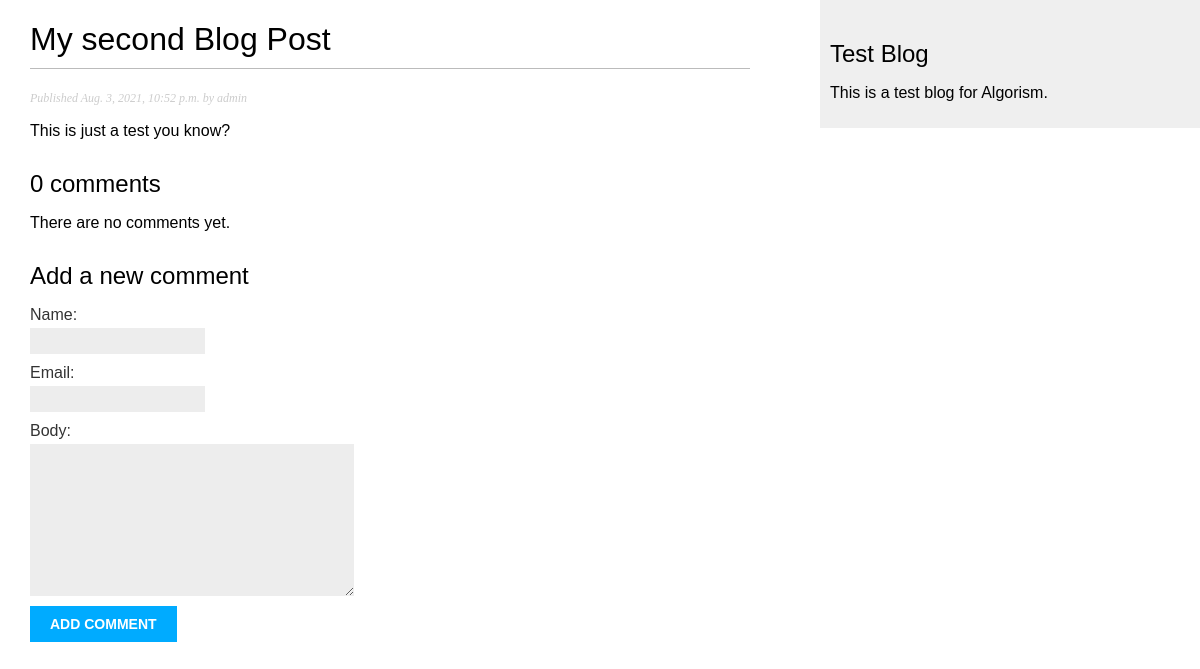
/myblog/2021/8/3/my-second-blog-post/, run on the app's committed database.
### myblog/models.py (models this page shows, shortened)
class Post(models.Model):
    STATUS_CHOICES = (
        ('draft', 'Draft'),
        ('published', 'Published'),
    )
    title = models.CharField(max_length=250)
    description = models.CharField(max_length=400, default="Add a Description")
    slug = models.SlugField(max_length=250,
                            unique=True)
    author = models.ForeignKey(User,
                               on_delete=models.CASCADE,
                               related_name='blog_posts')
    body = models.TextField()
    publish = models.DateTimeField(default=timezone.now)
    created = models.DateTimeField(auto_now_add=True)
    updated = models.DateTimeField(auto_now=True)
    status = models.CharField(max_length=10,
                              choices=STATUS_CHOICES,
                              default='draft')
    class Meta:
        ordering = ('-publish',)

### myblog/views.py (the view)
def post_detail(request, year, month, day, post):
    post = get_object_or_404(Post, slug=post,
                            status='published',
                            publish__year=year,
                            publish__month=month,
                            publish__day=day)
    comments = post.comments.filter(active=True)
    new_comment = None
    if request.method == 'POST':
        comment_form = CommentForm(data=request.POST)
        if comment_form.is_valid():
            new_comment = comment_form.save(commit=False)
            new_comment.post = post
            new_comment.save()
    else:
        comment_form = CommentForm()
    return render(request,
                 'myblog/post/detail.html',
                 {'post': post,
                  'comments': comments,
                  'new_comment':new_comment,
                  'comment_form':comment_form
                 })

### myblog/forms.py
class CommentForm (forms.ModelForm):
    class Meta:
        model = Comment
        fields = ('name','email','body')

### myblog/templates/myblog/post/detail.html (shortened to what this page needs)
{% extends "myblog/base.html" %}
{% block content %}
    <h1>{{ post.title }}</h1>
        <p class="date">
            Published {{ post.publish }} by {{ post.author }}
        </p>
    {{ post.body|linebreaks }}
    {% with comments.count as total_comments %}
        <h2>
            {{ total_comments }} comment{{ total_comments|pluralize }}
        </h2>
    {% endwith %}
    {% for comment in comments %}
        <div class="comment">
            <p class="info">
                Comment {{ forloop.counter }} by {{ comment.name }}
                {{ comment.created }}
            </p>
            {{ comment.body|linebreaks }}
        </div>
        {% empty %}
            <p>There are no comments yet.</p>
    {% endfor %}
    {% if new_comment %}
        <h2>Your comment has been added.</h2>
    {% else %}
        <h2>Add a new comment</h2>
        <form method="post">
            {{ comment_form.as_p }}
            <p><input type="submit" value="Add comment"></p>
        </form>
    {% endif %}
{% endblock %}

### myblog/static/css/myblog.css (style rules this page uses)
body { margin:0; padding:0; font-family:helvetica, sans-serif; }
h1 { font-weight:normal; border-bottom:1px solid #bbb; padding:0 0 10px 0; }
h2 { font-weight:normal; margin:30px 0 0; }
p.date { color:#ccc; font-family: georgia, serif; font-size: 12px; font-style: italic; }
label { float:left; clear:both; color:#333; margin-bottom:4px; }
input, textarea { clear:both; float:left; margin:0 0 10px; background:#ededed; border:0; padding:6px 10px; font-size:12px; }
input[type=submit] { font-weight:bold; background:#00abff; color:#fff; padding:10px 20px; font-size:14px; text-transform:uppercase; }

### data on the page
Post: title "My second Blog Post", publish "Aug. 3, 2021, 10:52 p.m.", author "admin", body "This is just a test you know?"

### other printed values
{{ total_comments }} "0"
